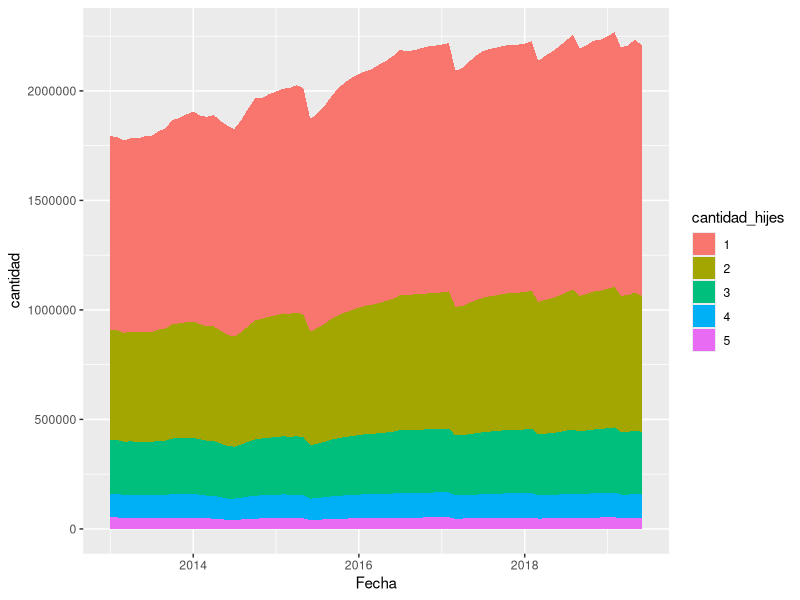
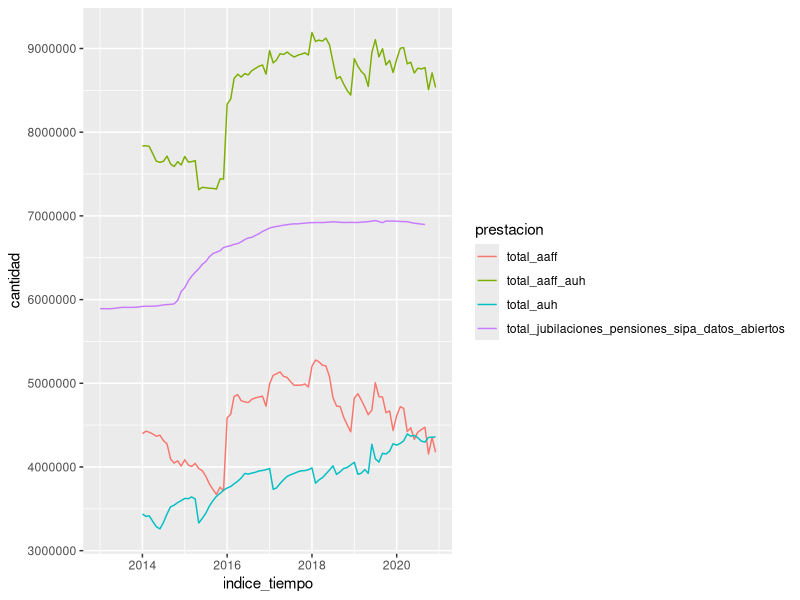
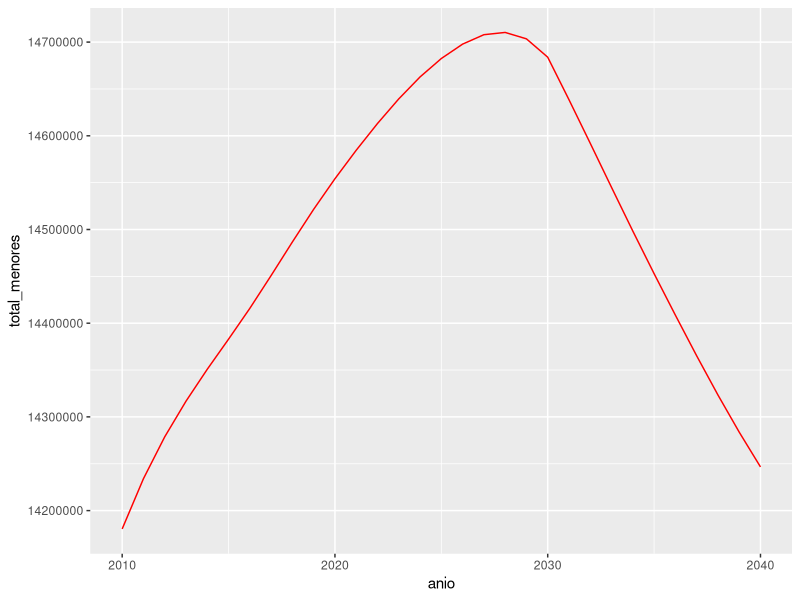

The R script that drew these images, in order:
setwd("~/Diplomatura/Trabajo Final/Grupo4_Final")
library(tidyverse)
library(lubridate)
library(readxl)
options(scipen = 100)

#prestaciones_previsionales_sipa_por_tipo <- read_csv("https://infra.datos.gob.ar/catalog/sspm/dataset/189/distribution/189.1/download/prestaciones-previsionales-sipa-por-tipo.csv")

prestaciones_previsionales_sipa_por_tipo <- read_csv("data/prestaciones-previsionales-sipa-por-tipo.csv") %>% 
  filter(year(indice_tiempo) %in% c(2013:2020))


prestaciones_por_familia <- read_excel("data/H.2.3.Total Pais. Titulares de la AUH. Hijo e Hijo Discapacitado, segun hijos a cargo.xlsx", 
              col_types = c("date", "numeric", "numeric", 
                            "numeric", "numeric", "numeric", 
                            "numeric"), skip = 3) %>% 
  rename( Fecha = '...1',
          Total = '...7')

prestaciones_por_familia_tidy <- prestaciones_por_familia %>% 
  pivot_longer(cols=-c("Fecha"), names_to = "cantidad_hijes", values_to = "cantidad") %>% 
  filter(cantidad_hijes != "Total")

prestaciones_por_familia_tidy %>% 
ggplot(aes(x=Fecha, y=cantidad))+
  geom_area(aes(fill=cantidad_hijes))
  

prestaciones_tidy <- prestaciones_previsionales_sipa_por_tipo %>% 
  pivot_longer(cols = -ends_with("indice_tiempo"), names_to  = "prestacion", values_to ="cantidad" ) 

grafico_prestaciones_desagredadas <- 
prestaciones_tidy %>% 
ggplot(aes(x=indice_tiempo, y = cantidad)) +
  geom_line(aes(color=prestacion))+
  guides(color=guide_legend(ncol=1))

totales_por_prestacion <- prestaciones_tidy %>% 
  group_by(prestacion) %>% 
  summarise(total = max(cantidad, na.rm = TRUE))

prestaciones_auh <- prestaciones_tidy %>% 
  filter(str_detect(prestacion, "asignacion_universal"))

grafico_prestaciones_auh <- 
prestaciones_auh %>% 
  ggplot(aes(x=indice_tiempo, y = cantidad)) +
  geom_line(aes(color=prestacion))+
  guides(color=guide_legend(ncol=1))

totales_por_tipo_auh <- prestaciones_auh %>% 
  group_by(prestacion) %>% 
  summarise(total = max(cantidad, na.rm = TRUE))

Credito_AUH_Interanual <- read_csv("data/Credito_PG19_SPG3_2009_2021.txt")

Credito_2020_por_Ubicacion <- Credito_AUH_Interanual %>% 
  filter(ejercicio_presupuestario == 2020) %>%
  group_by(impacto_presupuestario_mes, ubicacion_geografica_id,ubicacion_geografica_desc ) %>% 
  summarise(vigente = sum(credito_vigente, na.rm = TRUE ),
            pagado = sum(credito_pagado, na.rm = TRUE),
            devengado = sum(credito_devengado, na.rm = TRUE) )

grafico_evolucion_presupuesto_AUH <- 
Credito_2020_por_Ubicacion %>% 
  ggplot(aes(x=impacto_presupuestario_mes, y=devengado))+
  geom_line(aes(color=ubicacion_geografica_desc))+
  guides(color=guide_legend(ncol=1))+
  theme( plot.title.position = "plot",
         panel.border = element_blank(), panel.grid.major = element_line(colour = "grey80")
         , panel.grid.minor = element_blank(),  
         legend.direction = "vertical", legend.key.size = unit(1,"mm"), legend.key.width = unit(3,"mm"),
         legend.title = element_text(size = 9, face="bold"),
         axis.text.x = element_text(size = 7),
         strip.text.x = element_text(size = 6,face="bold"),
         strip.background = element_rect(color="black", fill="#FFE599", size=0.5, linetype="solid"))

  prestaciones_totales <- prestaciones_tidy %>% 
    filter(str_detect(prestacion, "total"))
  
  prestaciones_totales %>% 
    ggplot(aes(x=indice_tiempo, y = cantidad)) +
    geom_line(aes(color=prestacion))+
    guides(color=guide_legend(ncol=1))
  
  # incorporamos las proyecciones de población de INDEC
poblacion_por_sexo_edad <-  read_excel("data/c1_proyecciones_nac_2010_2040.xls", 
                                              sheet = "cuadro 1", skip = 4) %>% 
                              rename(anio = ...1) %>% 
                              mutate(anio = as.numeric(anio ) ) %>% 
                              filter(!is.na(anio)) %>% 
                              select(-c(...5,...6,...7))
  
  poblacion_por_edad_rango <- read_excel("data/c2_proyecciones_nac_2010_2040.xls", 
                                              skip = 5) %>% 
    rename(rangos=...1)
  
  poblacion_por_edad_rango_unisex <- poblacion_por_edad_rango %>% 
    slice(c(5:25)) %>% 
    mutate(`2010`= as.numeric(`2010`))

  poblacion_por_edad_rango_varones <- poblacion_por_edad_rango %>% 
    slice(c(35:65))
  
  poblacion_por_edad_rango_mujeres <- poblacion_por_edad_rango %>% 
    slice(c(65:85))
  
  poblacion_por_edad_rango_unisex_tidy <- poblacion_por_edad_rango_unisex %>% 
    pivot_longer(cols = is_double,names_to  = "anio", values_to = "personas" ) %>% 
    mutate()
  
  poblacion_por_edad_0_19 <- poblacion_por_edad_rango_unisex %>% 
    filter(rangos %in% c("0- 4","5-9", "10-14","15-19")) %>% 
    pivot_longer(cols = is_double,names_to  = "anio", values_to = "personas" ) %>% 
    mutate(anio = as.numeric(anio)) %>% 
    group_by(anio) %>% 
    summarise(total_menores = sum(personas)) 
  
  prestaciones_auh_julio <- prestaciones_auh %>% 
    filter(month(indice_tiempo)==7 ) %>% 
    filter(day(indice_tiempo)==1 ) %>% 
    mutate(anio=year(indice_tiempo)) %>% 
    select(-indice_tiempo)
  
  prestaciones_auh_total_menores <-  prestaciones_auh_julio %>% 
    left_join(poblacion_por_edad_0_19) %>% 
    mutate(proporcion = cantidad/total_menores)
  
  grafico_prestaciones_proporcion <- 
    prestaciones_auh_total_menores %>% 
    ggplot(aes(x=anio, y = proporcion)) +
    geom_line(aes(color=prestacion),size=2)+
    guides(color=guide_legend(ncol=1))+
    scale_color_brewer(palette="Dark2")
  
  poblacion_por_edad_0_19 %>% 
    ggplot(aes(x=anio, y=total_menores))+
    geom_line( color = "red")
  
  prestaciones_auh_aaff <- prestaciones_tidy %>% 
    filter( prestacion %in% c("total_aaff", "total_auh") ) %>% 
    filter( day(indice_tiempo)==1 ) %>% 
    filter( !is.na(cantidad) ) %>% 
    pivot_wider(names_from = prestacion, values_from = cantidad) %>% 
    mutate( anio = as.factor(year(indice_tiempo) )) 
    
  grafico_correlacion_auh_aaff <- 
  prestaciones_auh_aaff %>% 
    ggplot(aes(x=total_aaff,y=total_auh)) +
    geom_point(aes(color=anio))+
    scale_color_brewer(palette="Dark2")
  